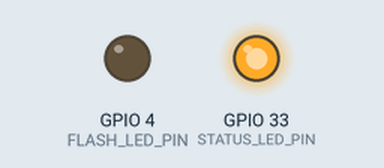
This program was run on a simulated ESP32. Parts: output pins drawn as LEDs (lit = HIGH). WiFi joins after 1.5 s; servers stay silent unless stated; uploads are accepted with an empty reply; the camera gives no picture; what the program prints to the serial monitor is not drawn.

Above: at 1.1 s.
At 2.9 s:
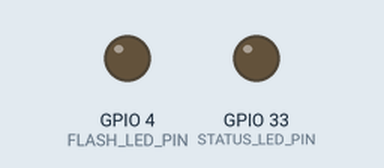
Timing chart, 0 to 4.4 s (numbered marks = the images above):
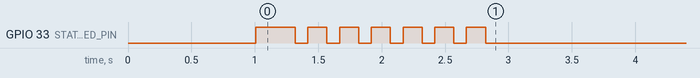

The program:

main.cpp
```cpp
#include <Arduino.h>
#include <WiFi.h>
#include <HTTPClient.h>
#include "esp_camera.h"
#include "esp_task_wdt.h"
#include "soc/soc.h"
#include "soc/rtc_cntl_reg.h"

#include "camera_pins.h"
#include "config.h"

static unsigned long lastFrameTime = 0;
static uint32_t frameSequence = 0;

void setStatusLed(bool on) {
    // Red status LED on GPIO 33 is active LOW
    digitalWrite(STATUS_LED_PIN, on ? LOW : HIGH);
}

bool initCamera() {
    camera_config_t config;
    config.ledc_channel = LEDC_CHANNEL_0;
    config.ledc_timer = LEDC_TIMER_0;
    config.pin_d0 = Y2_GPIO_NUM;
    config.pin_d1 = Y3_GPIO_NUM;
    config.pin_d2 = Y4_GPIO_NUM;
    config.pin_d3 = Y5_GPIO_NUM;
    config.pin_d4 = Y6_GPIO_NUM;
    config.pin_d5 = Y7_GPIO_NUM;
    config.pin_d6 = Y8_GPIO_NUM;
    config.pin_d7 = Y9_GPIO_NUM;
    config.pin_xclk = XCLK_GPIO_NUM;
    config.pin_pclk = PCLK_GPIO_NUM;
    config.pin_vsync = VSYNC_GPIO_NUM;
    config.pin_href = HREF_GPIO_NUM;
    config.pin_sccb_sda = SIOD_GPIO_NUM;
    config.pin_sccb_scl = SIOC_GPIO_NUM;
    config.pin_pwdn = PWDN_GPIO_NUM;
    config.pin_reset = RESET_GPIO_NUM;
    config.xclk_freq_hz = 20000000;
    config.pixel_format = PIXFORMAT_JPEG;
    config.grab_mode = CAMERA_GRAB_LATEST;

    // Check for PSRAM availability
    if (psramFound()) {
        Serial.printf("[CAM] PSRAM detected! Size: %d KB\n", ESP.getPsramSize() / 1024);
        config.frame_size = FRAMESIZE_SVGA;  // 800x600 resolution
        config.jpeg_quality = 12;            // 10-12 gives crisp frames with optimal bandwidth
        config.fb_count = 2;                 // Double buffering via DMA in PSRAM
        config.fb_location = CAMERA_FB_IN_PSRAM;
    } else {
        Serial.println("[CAM] WARNING: No PSRAM detected. Falling back to VGA / Single buffer.");
        config.frame_size = FRAMESIZE_VGA;   // 640x480 resolution
        config.jpeg_quality = 15;
        config.fb_count = 1;
        config.fb_location = CAMERA_FB_IN_DRAM;
    }

    esp_err_t err = esp_camera_init(&config);
    if (err != ESP_OK) {
        Serial.printf("[CAM] ERROR: Camera init failed with code 0x%x\n", err);
        return false;
    }

    sensor_t* s = esp_camera_sensor_get();
    if (s != nullptr) {
        // Sensor calibration for indoor lab lighting
        s->set_brightness(s, 1);     // -2 to 2
        s->set_contrast(s, 1);       // -2 to 2
        s->set_saturation(s, 0);     // -2 to 2
        s->set_whitebal(s, 1);       // 0 = disable , 1 = enable
        s->set_awb_gain(s, 1);       // 0 = disable , 1 = enable
        s->set_wb_mode(s, 0);        // 0 to 4 - 0: Auto, 1: Sunny, 2: Cloudy, 3: Office, 4: Home
        s->set_exposure_ctrl(s, 1);  // 0 = disable , 1 = enable
        s->set_aec2(s, 0);           // 0 = disable , 1 = enable
        s->set_gain_ctrl(s, 1);      // 0 = disable , 1 = enable
        s->set_agc_gain(s, 0);       // 0 to 30
        s->set_gainceiling(s, (gainceiling_t)2);  // 0 to 6
        s->set_bpc(s, 1);            // 0 = disable , 1 = enable
        s->set_wpc(s, 1);            // 0 = disable , 1 = enable
        s->set_raw_gma(s, 1);        // 0 = disable , 1 = enable
        s->set_lenc(s, 1);           // 0 = disable , 1 = enable
        s->set_hmirror(s, 0);        // 0 = disable , 1 = enable
        s->set_vflip(s, 0);          // 0 = disable , 1 = enable
        s->set_dcw(s, 1);            // 0 = disable , 1 = enable
    }

    Serial.println("[CAM] Camera successfully initialized and calibrated.");
    return true;
}

void connectWiFi() {
    Serial.printf("[WIFI] Connecting to SSID: %s\n", WIFI_SSID);
    WiFi.mode(WIFI_STA);
    WiFi.setSleep(false); // Disable Wi-Fi power saving for stable streaming
    WiFi.begin(WIFI_SSID, WIFI_PASSWORD);

    unsigned long startAttemptTime = millis();
    while (WiFi.status() != WL_CONNECTED && millis() - startAttemptTime < WIFI_TIMEOUT_MS) {
        setStatusLed(true);
        delay(100);
        setStatusLed(false);
        delay(150);
        Serial.print(".");
    }

    if (WiFi.status() == WL_CONNECTED) {
        Serial.println("\n[WIFI] Connected successfully!");
        Serial.printf("[WIFI] IP Address: %s\n", WiFi.localIP().toString().c_str());
        Serial.printf("[WIFI] Signal Strength (RSSI): %d dBm\n", WiFi.RSSI());
        setStatusLed(true); // Solid status LED when connected
    } else {
        Serial.println("\n[WIFI] ERROR: Connection timed out. Will retry in loop.");
        setStatusLed(false);
    }
}

bool transmitFrame(camera_fb_t* fb) {
    if (WiFi.status() != WL_CONNECTED) {
        Serial.println("[HTTP] Wi-Fi lost. Attempting reconnection...");
        connectWiFi();
        if (WiFi.status() != WL_CONNECTED) return false;
    }

    HTTPClient http;
    char serverUrl[128];
    snprintf(serverUrl, sizeof(serverUrl), "http://%s:%d%s", BACKEND_HOST, BACKEND_PORT, TELEMETRY_ENDPOINT);

    http.begin(serverUrl);
    http.setTimeout(HTTP_TIMEOUT_MS);
    http.addHeader("Content-Type", "image/jpeg");
    http.addHeader("X-Device-Id", DEVICE_ID);
    http.addHeader("X-Frame-Index", String(frameSequence));
    http.addHeader("X-Timestamp-Ms", String(millis()));

    unsigned long postStart = millis();
    int httpResponseCode = http.POST(fb->buf, fb->len);
    unsigned long duration = millis() - postStart;

    if (httpResponseCode > 0) {
        Serial.printf("[HTTP] Frame #%u (%u bytes) posted. HTTP Code: %d (%lu ms)\n",
                      frameSequence, fb->len, httpResponseCode, duration);
        http.end();
        return (httpResponseCode == 200 || httpResponseCode == 201);
    } else {
        Serial.printf("[HTTP] ERROR: Frame POST failed, error: %s (after %lu ms)\n",
                      http.errorToString(httpResponseCode).c_str(), duration);
        http.end();
        return false;
    }
}

void setup() {
    // Disable brownout detector to prevent reset on current surge
    WRITE_PERI_REG(RTC_CNTL_BROWN_OUT_REG, 0);

    Serial.begin(115200);
    delay(1000);
    Serial.println("\n==========================================");
    Serial.println("  IoT Lab Vision - ESP32-CAM Ingestion    ");
    Serial.println("==========================================");

    pinMode(STATUS_LED_PIN, OUTPUT);
    pinMode(FLASH_LED_PIN, OUTPUT);
    digitalWrite(FLASH_LED_PIN, LOW); // Keep bright white flash OFF by default
    setStatusLed(false);

    // Initialize Camera Sensor
    if (!initCamera()) {
        Serial.println("[FATAL] Camera initialization failed. Halting.");
        while (true) {
            setStatusLed(true);
            delay(200);
            setStatusLed(false);
            delay(200);
        }
    }

    // Connect to local Wi-Fi
    connectWiFi();

    // Initialize Task Watchdog Timer
    esp_task_wdt_init(WATCHDOG_TIMEOUT_S, true);
    esp_task_wdt_add(NULL); // Subscribe current Arduino task to watchdog
    Serial.printf("[WDT] Task watchdog configured (%d seconds).\n", WATCHDOG_TIMEOUT_S);
}

void loop() {
    // Reset watchdog timer
    esp_task_wdt_reset();

    unsigned long now = millis();
    if (now - lastFrameTime >= FRAME_INTERVAL_MS) {
        lastFrameTime = now;

        // Capture frame from camera
        camera_fb_t* fb = esp_camera_fb_get();
        if (!fb) {
            Serial.println("[CAM] ERROR: Failed to acquire camera frame buffer.");
            delay(100);
            return;
        }

        // Transmit frame to FastAPI backend
        frameSequence++;
        transmitFrame(fb);

        // Always return buffer to camera driver DMA ring
        esp_camera_fb_return(fb);
    }

    // Yield CPU time to allow background Wi-Fi tasks to process
    vTaskDelay(pdMS_TO_TICKS(10));
}
```

camera_pins.h
```cpp
#pragma once

/**
 * Camera Pin Definitions for AI-Thinker ESP32-CAM Module
 * Sensor: OmniVision OV2640 / OV3660
 */

#define PWDN_GPIO_NUM     32
#define RESET_GPIO_NUM    -1
#define XCLK_GPIO_NUM      0
#define SIOD_GPIO_NUM     26
#define SIOC_GPIO_NUM     27

#define Y9_GPIO_NUM       35
#define Y8_GPIO_NUM       34
#define Y7_GPIO_NUM       39
#define Y6_GPIO_NUM       36
#define Y5_GPIO_NUM       21
#define Y4_GPIO_NUM       19
#define Y3_GPIO_NUM       18
#define Y2_GPIO_NUM        5
#define VSYNC_GPIO_NUM    25
#define HREF_GPIO_NUM     23
#define PCLK_GPIO_NUM     22

// On-board LED Flash (GPIO 4) & Status Red LED (GPIO 33 active LOW)
#define FLASH_LED_PIN      4
#define STATUS_LED_PIN    33
```

config.h
```cpp
#pragma once

/**
 * Firmware Configuration & Network Credentials
 * Update these settings to match your local Wi-Fi and host IP.
 */

// Wi-Fi Network Credentials
#define WIFI_SSID           "YOUR_WIFI_SSID"
#define WIFI_PASSWORD       "YOUR_WIFI_PASSWORD"

// Local FastAPI Backend Host Configuration
#define BACKEND_HOST        "192.168.1.100"   // IP address of machine running FastAPI
#define BACKEND_PORT        8000
#define TELEMETRY_ENDPOINT  "/api/v1/telemetry/frame"

// Device Identity
#define DEVICE_ID           "esp32_cam_lab_01"

// Capture & Transmission Timing (in milliseconds)
#define FRAME_INTERVAL_MS   1500              // Snapshot transmission interval (1.5s)
#define WIFI_TIMEOUT_MS     15000             // Timeout for initial Wi-Fi connection
#define HTTP_TIMEOUT_MS     5000              // HTTP client request timeout
#define WATCHDOG_TIMEOUT_S  15                // FreeRTOS Task Watchdog timeout in seconds
```
